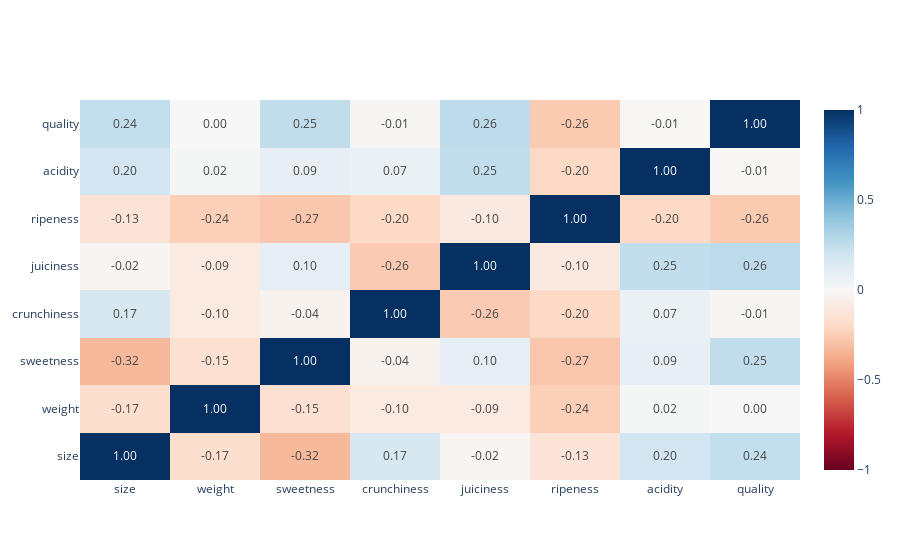

Source (notebook cell):
### Code cell
# Plot Heatmap
fig = go.Figure()

fig.add_trace(
  go.Heatmap(
    x=corr_matrix.columns,
    y=corr_matrix.index,
    z=np.array(corr_matrix),
    text=corr_matrix.values,
    texttemplate='%{text:.2f}',
    colorscale=px.colors.diverging.RdBu,
    zmin=-1,
    zmax=1
  )
)

fig.show()
